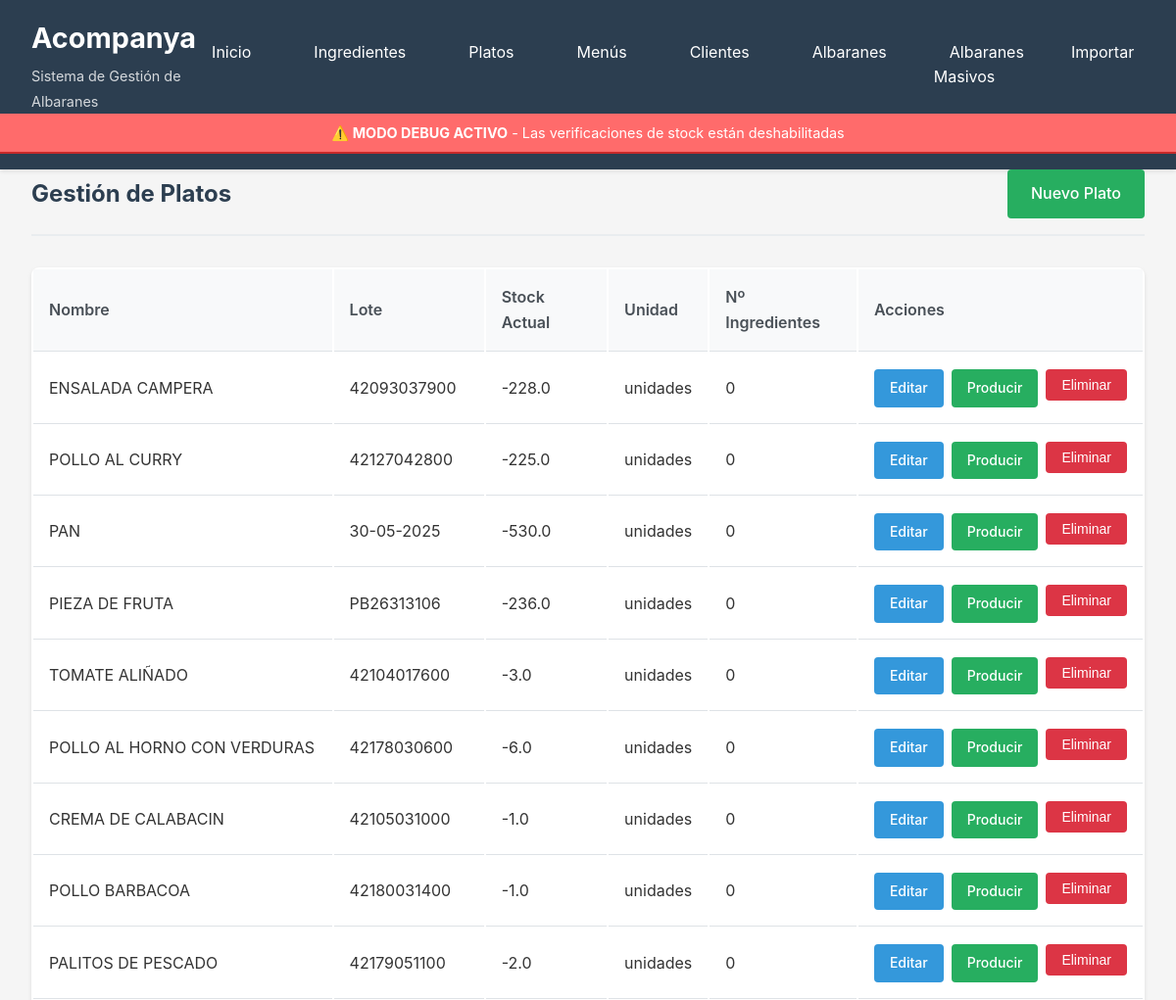
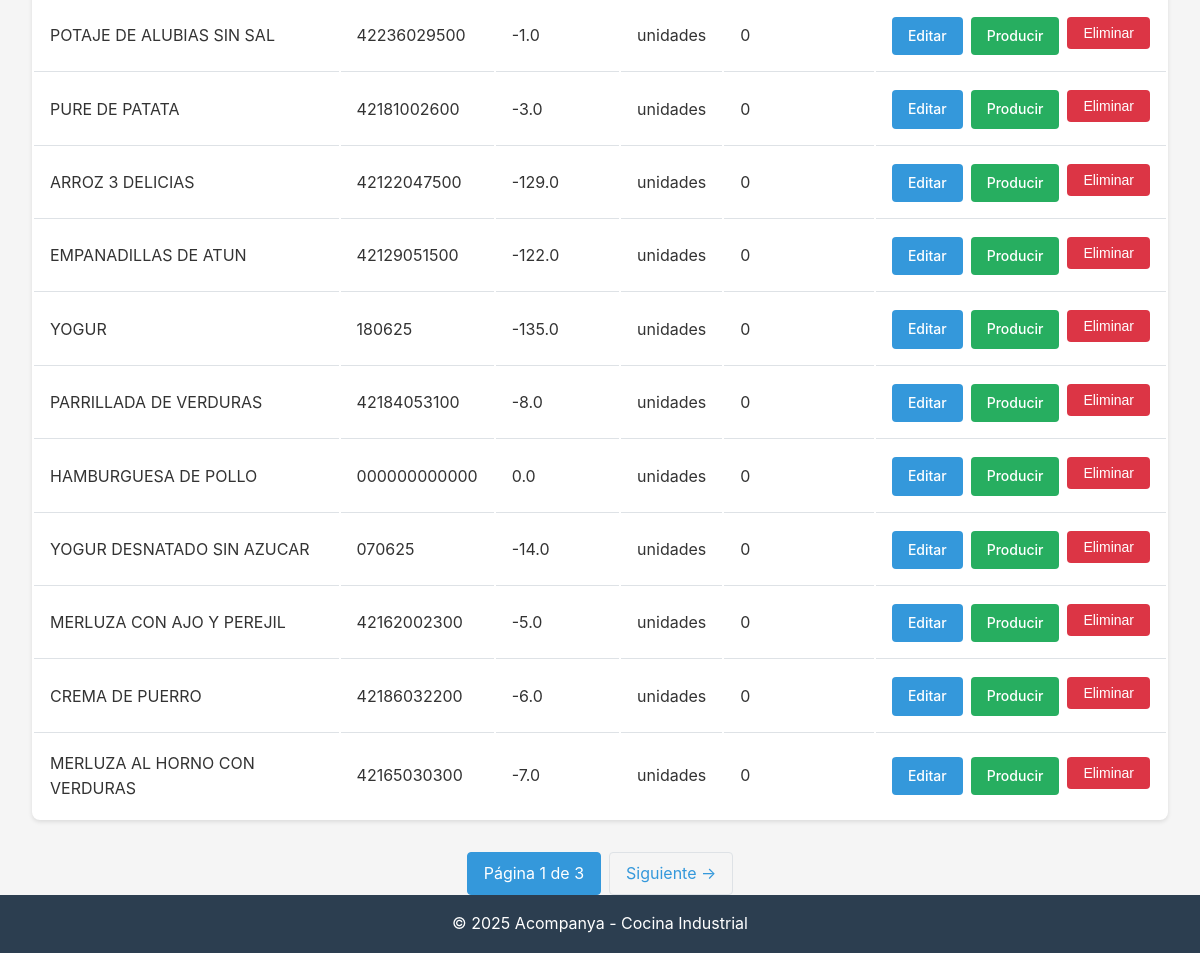
Page /platos/ on the committed database (2 pictures, top to bottom).
### database/models.py (models this page shows, shortened)
class Plato(db.Model):
    __tablename__ = 'platos'
    id = db.Column(db.Integer, primary_key=True)
    nombre = db.Column(db.String(200), nullable=False)
    lote_propio = db.Column(db.String(100), nullable=True)
    stock_actual = db.Column(db.Float, nullable=False, default=0)
    unidad = db.Column(db.String(50), nullable=False, default='unidades')
    created_at = db.Column(db.DateTime, default=datetime.utcnow)
    updated_at = db.Column(db.DateTime, default=datetime.utcnow, onupdate=datetime.utcnow)
    ingredientes = db.relationship('Ingrediente', secondary=platos_ingredientes, backref='platos')
    movimientos = db.relationship('MovimientoStock',
                                 primaryjoin="and_(MovimientoStock.entidad_tipo=='plato', "
                                           "MovimientoStock.entidad_id==Plato.id)",
                                 foreign_keys='MovimientoStock.entidad_id',
                                 backref='plato_ref',
                                 lazy='dynamic',
                                 overlaps="ingrediente_ref,movimientos")
    detalles_albaran = db.relationship('AlbaranDetalle', backref='plato', lazy='dynamic')

### routes/platos.py (the view)
@platos_bp.route('/')
def listar():
    page = request.args.get('page', 1, type=int)
    platos = Plato.query.paginate(page=page, per_page=20, error_out=False)
    return render_template('platos/listar.html', platos=platos)

### app.py (called while the page is built)
def create_app():
    app = Flask(__name__)
    app.config.from_object(Config)
    init_db(app)
    app.register_blueprint(ingredientes_bp, url_prefix='/ingredientes')
    app.register_blueprint(platos_bp, url_prefix='/platos')
    app.register_blueprint(menus_bp, url_prefix='/menus')
    app.register_blueprint(albaranes_bp, url_prefix='/albaranes')
    app.register_blueprint(importar_bp, url_prefix='/importar')
    app.register_blueprint(clientes_bp, url_prefix='/clientes')
    app.register_blueprint(albaranes_masivos_bp, url_prefix='/albaranes-masivos')
    @app.context_processor
    def inject_config():
        return dict(config=app.config)
    @app.route('/')
    def index():
        return render_template('index.html')
    @app.route('/dashboard')
    def dashboard():
        return render_template('dashboard.html')
    return app

### templates/platos/listar.html (shortened to what this page needs)
{% extends "base.html" %}
{% block content %}
<div class="page-header">
    <h2>Gestión de Platos</h2>
    <a href="{{ url_for('platos.nuevo') }}" class="btn btn-success">Nuevo Plato</a>
</div>
<table class="table">
    <thead>
        <tr>
            <th>Nombre</th>
            <th>Lote</th>
            <th>Stock Actual</th>
            <th>Unidad</th>
            <th>Nº Ingredientes</th>
            <th>Acciones</th>
        </tr>
    </thead>
    <tbody>
        {% for plato in platos.items %}
        <tr>
            <td>{{ plato.nombre }}</td>
            <td>{{ plato.lote_propio or '-' }}</td>
            <td>{{ plato.stock_actual }}</td>
            <td>{{ plato.unidad }}</td>
            <td>{{ plato.ingredientes|length }}</td>
            <td>
                <div class="action-group">
                    <a href="{{ url_for('platos.editar', id=plato.id) }}" class="btn btn-sm btn-primary">Editar</a>
                    <a href="{{ url_for('platos.producir', id=plato.id) }}" class="btn btn-sm btn-success">Producir</a>
                    <form action="{{ url_for('platos.eliminar', id=plato.id) }}" method="POST" style="display: inline;" onsubmit="return confirmDelete('¿Eliminar este plato?')">
                        <button type="submit" class="btn btn-sm btn-danger">Eliminar</button>
                    </form>
                </div>
            </td>
        </tr>
        {% endfor %}
    </tbody>
</table>
{% if platos.has_prev or platos.has_next %}
<div class="pagination">
    <span class="active">Página {{ platos.page }} de {{ platos.pages }}</span>
    {% if platos.has_next %}
        <a href="{{ url_for('platos.listar', page=platos.next_num) }}">Siguiente →</a>
    {% endif %}
</div>
{% endif %}
{% endblock %}

### static/css/style.css (style rules this page uses)
* { margin: 0; padding: 0; box-sizing: border-box; }
body { font-family: -apple-system, BlinkMacSystemFont, 'Segoe UI', Roboto, 'Helvetica Neue', Arial, sans-serif; line-height: 1.6; color: #333; background-color: #f5f5f5; min-height: 100vh; display: flex; flex-direction: column; }
.btn { display: inline-block; padding: 0.75rem 1.5rem; text-decoration: none; border-radius: 4px; font-weight: 500; transition: all 0.3s; border: none; cursor: pointer; text-align: center; }
.btn-primary { background-color: #3498db; color: white; }
.btn-success { background-color: #27ae60; color: white; }
.btn-danger { background-color: #dc3545; color: white; }
.btn-sm { padding: 0.5rem 1rem; font-size: 0.875rem; }
.table { width: 100%; background: white; border-radius: 8px; overflow: hidden; box-shadow: 0 2px 4px rgba(0,0,0,0.1); }
.table th, .table td { padding: 1rem; text-align: left; border-bottom: 1px solid #dee2e6; }
.table th { background-color: #f8f9fa; font-weight: 600; color: #495057; }
.table tbody tr:last-child td { border-bottom: none; }
.page-header { display: flex; justify-content: space-between; align-items: center; margin-bottom: 2rem; padding-bottom: 1rem; border-bottom: 2px solid #e9ecef; }
.page-header h2 { color: #2c3e50; }
.action-group { display: flex; gap: 0.5rem; }
.pagination { display: flex; justify-content: center; margin-top: 2rem; gap: 0.5rem; }
.pagination a, .pagination span { padding: 0.5rem 1rem; text-decoration: none; border: 1px solid #dee2e6; color: #3498db; border-radius: 4px; }
.pagination .active { background-color: #3498db; color: white; border-color: #3498db; }

### rows in the picture
Plato: nombre "ENSALADA CAMPERA", lote_propio "42093037900", stock_actual "-228.0", unidad "unidades", ingredientes|length "0"
Plato: nombre "POLLO AL CURRY", lote_propio "42127042800", stock_actual "-225.0", unidad "unidades", ingredientes|length "0"
Plato: nombre "PAN", lote_propio "30-05-2025", stock_actual "-530.0", unidad "unidades", ingredientes|length "0"
Plato: nombre "PIEZA DE FRUTA", lote_propio "PB26313106", stock_actual "-236.0", unidad "unidades", ingredientes|length "0"
Plato: nombre "TOMATE ALIÑADO", lote_propio "42104017600", stock_actual "-3.0", unidad "unidades", ingredientes|length "0"
Plato: nombre "POLLO AL HORNO CON VERDURAS", lote_propio "42178030600", stock_actual "-6.0", unidad "unidades", ingredientes|length "0"
Plato: nombre "CREMA DE CALABACIN", lote_propio "42105031000", stock_actual "-1.0", unidad "unidades", ingredientes|length "0"
Plato: nombre "POLLO BARBACOA", lote_propio "42180031400", stock_actual "-1.0", unidad "unidades", ingredientes|length "0"
Plato: nombre "PALITOS DE PESCADO", lote_propio "42179051100", stock_actual "-2.0", unidad "unidades", ingredientes|length "0"
Plato: nombre "POTAJE DE ALUBIAS SIN SAL", lote_propio "42236029500", stock_actual "-1.0", unidad "unidades", ingredientes|length "0"
Plato: nombre "PURE DE PATATA", lote_propio "42181002600", stock_actual "-3.0", unidad "unidades", ingredientes|length "0"
Plato: nombre "ARROZ 3 DELICIAS", lote_propio "42122047500", stock_actual "-129.0", unidad "unidades", ingredientes|length "0"
Plato: nombre "EMPANADILLAS DE ATUN", lote_propio "42129051500", stock_actual "-122.0", unidad "unidades", ingredientes|length "0"
Plato: nombre "YOGUR", lote_propio "180625", stock_actual "-135.0", unidad "unidades", ingredientes|length "0"
Plato: nombre "PARRILLADA DE VERDURAS", lote_propio "42184053100", stock_actual "-8.0", unidad "unidades", ingredientes|length "0"
Plato: nombre "HAMBURGUESA DE POLLO", lote_propio "000000000000", stock_actual "0.0", unidad "unidades", ingredientes|length "0"
Plato: nombre "YOGUR DESNATADO SIN AZUCAR", lote_propio "070625", stock_actual "-14.0", unidad "unidades", ingredientes|length "0"
Plato: nombre "MERLUZA CON AJO Y PEREJIL", lote_propio "42162002300", stock_actual "-5.0", unidad "unidades", ingredientes|length "0"
Plato: nombre "CREMA DE PUERRO", lote_propio "42186032200", stock_actual "-6.0", unidad "unidades", ingredientes|length "0"
Plato: nombre "MERLUZA AL HORNO CON VERDURAS", lote_propio "42165030300", stock_actual "-7.0", unidad "unidades", ingredientes|length "0"

### other values in the picture
{{ platos.page }} "1"
{{ platos.pages }} "3"
